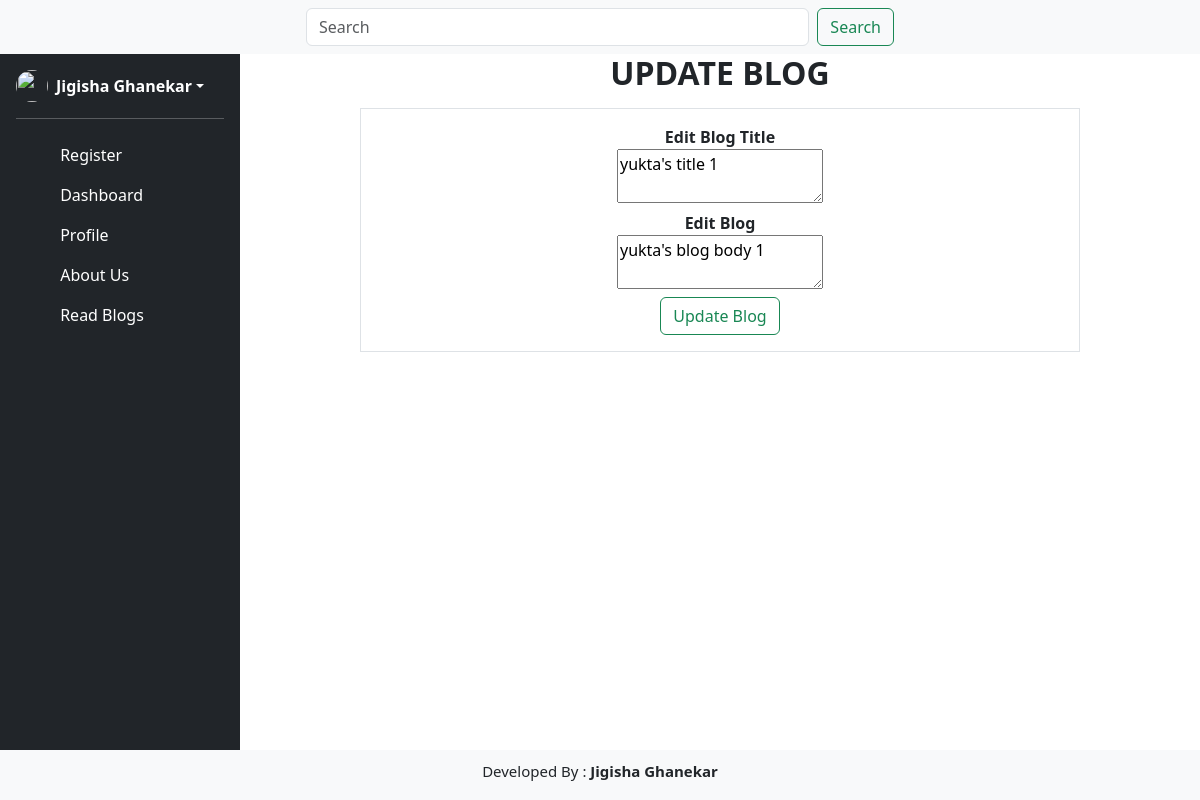
The page /blog_edit?blog_id=1 (signed in) on the database its author committed.
### app.py (models this page shows, shortened)
class Blog(db.Model):
    blog_id = db.Column(db.Integer, primary_key=True)
    blog_title = db.Column(db.String(300), nullable=False)
    blog_body = db.Column(db.Text, nullable=True)
    published_time = db.Column(db.Date, default=datetime.datetime.now())
    user_id = db.Column(db.Integer, db.ForeignKey('user.user_id'), nullable=False)

### app.py (the view, shortened to what this page needs)
@app.route('/blog_edit', methods=['GET', 'POST'])
def blog_edit():
    blog_id = request.args.get('blog_id')
    blog = Blog.query.get_or_404(blog_id)
    return render_template('blog_edit.html', blog=blog)

### app.py (called while the page is built)
def is_logged_in():
    return 'logged_in' in session

def get_logged_in_user():
    if 'logged_in' in session and 'email' in session:
        return {'email': session['email'], 'name': session['name']}
    return None

@app.context_processor
def inject_user():
    return dict(logged_in=is_logged_in(), user=get_logged_in_user())

### templates/blog_edit.html (shortened to what this page needs)
{% extends "index.html" %}
{% block blog_edit %}
<h1 class="text-center text-uppercase fs-2 fw-bold">Update Blog</h1>
<form action="{{url_for('blog_edit', blog_id=blog.blog_id)}}" method="post" class="border w-75 py-3 my-3 mx-auto d-flex flex-column align-items-center gap-2">
    <div class="form-display d-flex flex-column align-items-center">
        <label for="updated_blog_title" class="fw-bold">Edit Blog Title</label>
        <textarea name="updated_blog_title" id="updated_blog_title" required>{{blog.blog_title}}</textarea>
    </div>
    <div class="form-display d-flex flex-column align-items-center">
        <label for="updated_blog_body" class="fw-bold">Edit Blog</label>
        <textarea name="updated_blog_body" id="updated_blog_body">{{blog.blog_body}}</textarea>
    </div>
    <button type="submit" class="btn btn-outline-success">Update Blog</button>
</form>
{% endblock blog_edit %}

### rows shown on the page
Blog: updated_blog_title "yukta's title 1", updated_blog_body "yukta's blog body 1"

### other values the page prints
{{ user.name }} "Jigisha Ghanekar"
